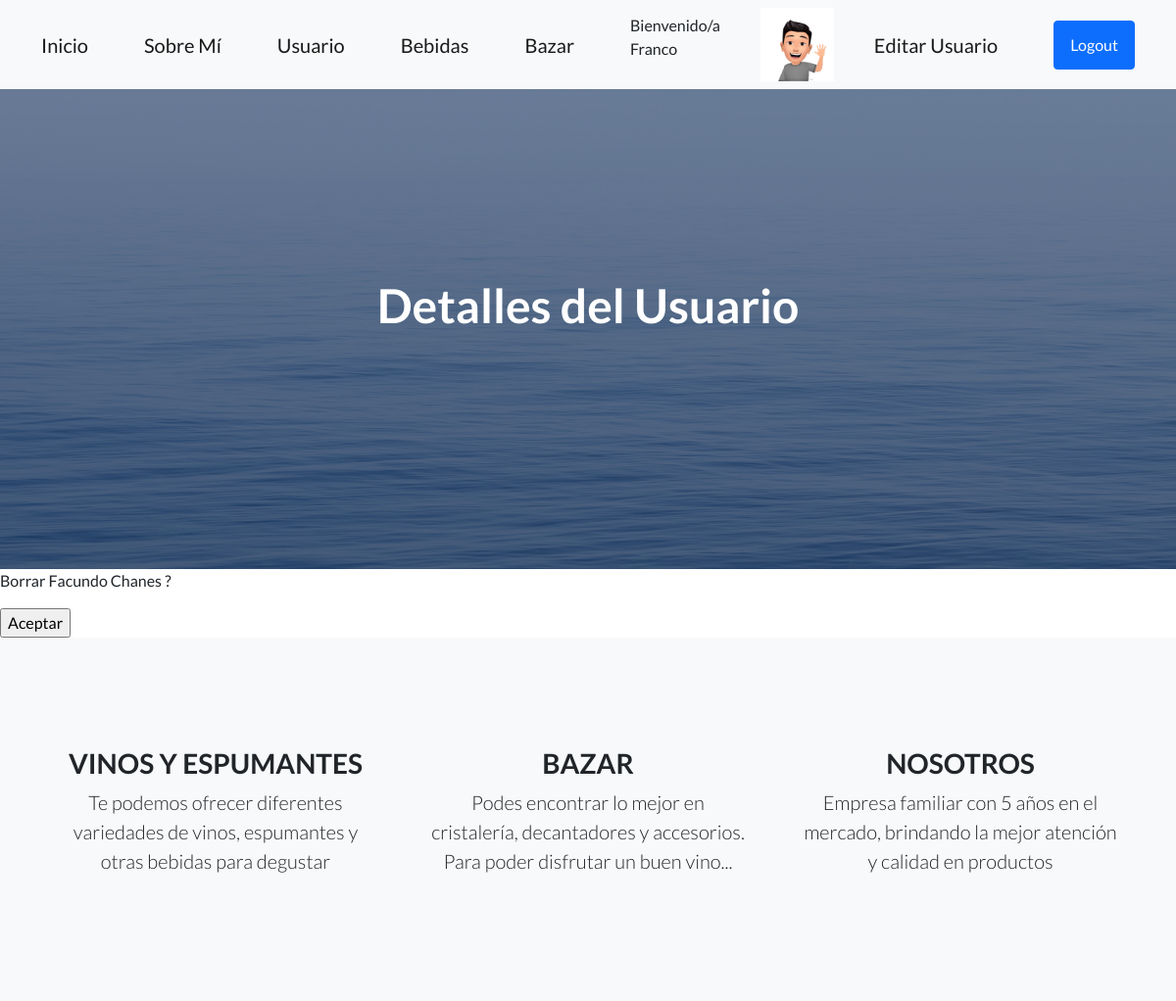
/AppMalbec/usuarios/borrar/1/ (signed in), run on the app's committed database.
### AppMalbec/models.py (models this page shows)
class Avatar(models.Model):
    usuario= models.ForeignKey(User, on_delete=models.CASCADE)
    imagen = models.ImageField(upload_to="avatares", null= True, blank= True)

class Usuario(models.Model):
    nombre= models.CharField(max_length=50)
    apellido= models.CharField(max_length=50)
    email= models.EmailField()

### AppMalbec/views.py (the view)
# urls.py: path("usuarios/borrar/<int:pk>/", UsuarioBorrar.as_view(), name ="BorrarUsuario"),
class UsuarioBorrar(LoginRequiredMixin,DeleteView):
    model= Usuario
    success_url = "/AppMalbec/usuarios/"

### AppMalbec/templates/AppMalbec/usuario_confirm_delete.html
{% extends "AppMalbec/padre.html" %}
{% block titulo %}
Detalles del Usuario
{% endblock %}
{% block pie%}
<form action="" method="POST"> {% csrf_token %}
    <p>Borrar {{usuario.nombre}} {{usuario.apellido}} ? </p>
    <input type="submit" value="Aceptar">
</form>
{% endblock %}

### AppMalbec/templates/AppMalbec/padre.html (shortened to what this page needs)
<!DOCTYPE html>
<html lang="en">
    <head>
        {% load static %}
        <link href="https://cdn.jsdelivr.net/npm/bootstrap-icons@1.5.0/font/bootstrap-icons.css" rel="stylesheet" type="text/css" />
        <link href="{% static 'AppMalbec/css/styles.css' %}" rel="stylesheet" />
    </head>
    <body>
        <nav class="navbar navbar-light bg-light static-top">
            <div class="container">
                <a class="navbar-brand" href="{% url 'Inicio' %}">Inicio</a>
                <a class="navbar-brand" href="{% url 'SobreMi' %}">Sobre Mí</a>
                <a class="navbar-brand" href="{% url 'Usuarios' %}">Usuario</a>
                <a class="navbar-brand" href="{% url 'Variedades' %}">Bebidas</a>
                <a class="navbar-brand" href="{% url 'Bazar' %}">Bazar</a>
                {% if request.user.is_authenticated %}
                <p>Bienvenido/a <br>{{user}}</p>
                {% with user.avatar_set.first as miAvatar %}
                {% if miAvatar %}
                <img src="{{miAvatar.imagen.url}} " alt="No hay imagen" style="max-width: 75px ;">
                {% endif %}
                {% endwith %}
                <a class="navbar-brand" href="{% url 'EditarPerfil' %}">Editar Usuario</a>
                <a class="btn btn-primary" href="{% url 'Logout' %}">Logout</a>
                {% else %}
                <a class="btn btn-primary" href="{% url 'Registarse' %}">Registro</a>
                <a class="btn btn-primary" href="{% url 'Login' %}">Login</a>
                {% endif %}
            </div>
        </nav>
        <header class="masthead">
            <div class="container position-relative">
                <div class="row justify-content-center">
                    <div class="col-xl-6">
                        <div class="text-center text-white">
                            <h1 class="mb-5">
                                {% block titulo%}
                                {% endblock %}
                            </h1>
                        </div>
                    </div>
                </div>
            </div>
        </header>
        {% block pie%}
        {% endblock %}
          <section class="features-icons bg-light text-center">
            <div class="container">
                <div class="row">
                    <div class="col-lg-4">
                        <div class="features-icons-item mx-auto mb-5 mb-lg-0 mb-lg-3">
                            <h3>VINOS Y ESPUMANTES </h3>
                            <p class="lead mb-0">Te podemos ofrecer diferentes variedades de vinos, espumantes y otras bebidas para degustar</p>
                        </div>
                    </div>
                    <div class="col-lg-4">
                        <div class="features-icons-item mx-auto mb-5 mb-lg-0 mb-lg-3">
                            <h3>BAZAR</h3>
                            <p class="lead mb-0">Podes encontrar lo mejor en cristalería, decantadores y accesorios.
                                Para poder disfrutar un buen vino... </p>
                        </div>
                    </div>
                    <div class="col-lg-4">
                        <div class="features-icons-item mx-auto mb-0 mb-lg-3">
                            <h3>NOSOTROS</h3>
                            <p class="lead mb-0">Empresa familiar con 5 años en el mercado, brindando la mejor atención y calidad en productos</p>
                        </div>
                    </div>
                </div>
            </div>
        </section>
    </body>
</html>

### data on the page
Avatar: imagen (picture)
Usuario: nombre "Facundo", apellido "Chanes"

### other printed values
{{ user }} "Franco"
